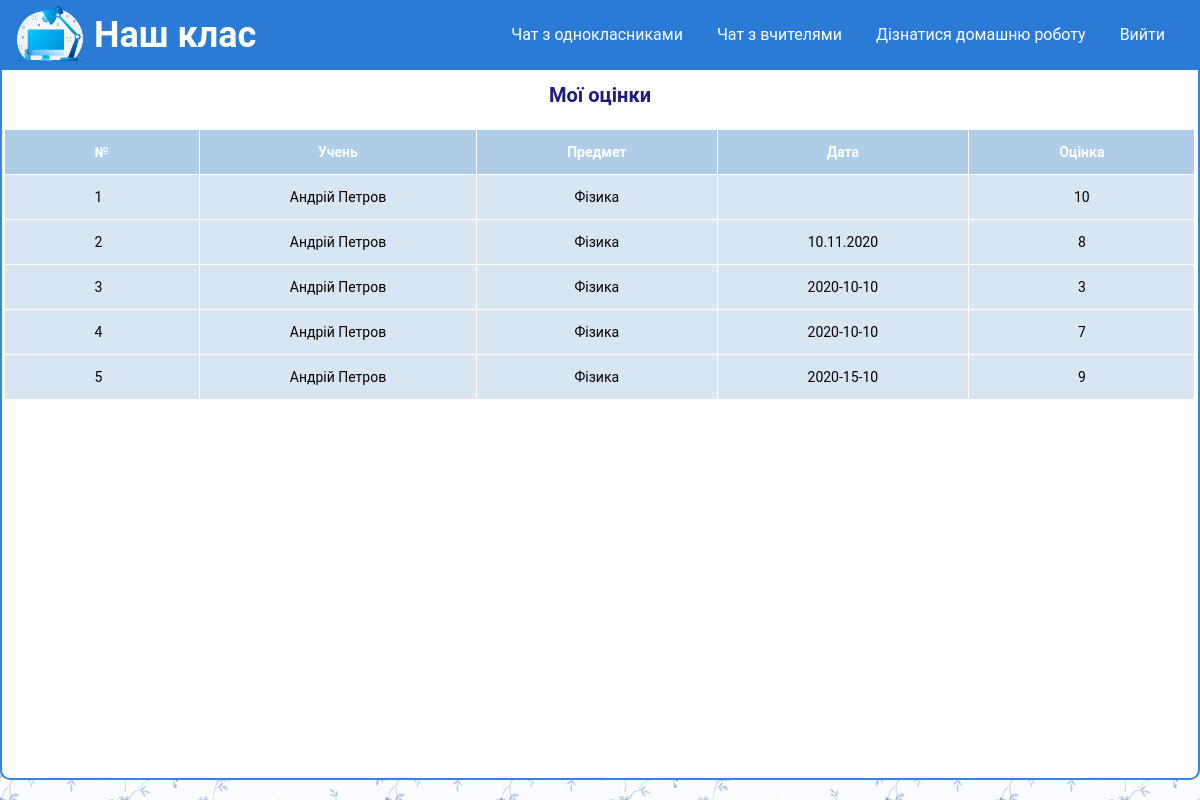
The page /pages/rating.php (signed in) on the database its author committed.
### tables this page shows
CREATE TABLE `rating` (
  `id` int(20) NOT NULL,
  `student_id` int(10) NOT NULL,
  `date` varchar(250) NOT NULL,
  `rating` int(10) NOT NULL,
  `subject` int(10) NOT NULL
);

CREATE TABLE `contacts` (
  `id` int(11) NOT NULL,
  `name` varchar(255) NOT NULL,
  `user_status` int(20) NOT NULL,
  `image` varchar(255) NOT NULL,
  `phone` varchar(255) NOT NULL,
  `about` text NOT NULL,
  `login` varchar(255) NOT NULL,
  `password` varchar(255) NOT NULL,
  `last_message` text NOT NULL,
  `time` time NOT NULL DEFAULT current_timestamp(),
  `subject` varchar(100) NOT NULL
);

### pages/rating.php (the view, shortened to what this page needs)
<!DOCTYPE html>
<html lang="en">
<head>
	<link rel="stylesheet" type="text/css" href="/style/style.css">
	<link rel="stylesheet" type="text/css" href="/style/chat.css">
</head>
<body>
	<?php
		include $_SERVER['DOCUMENT_ROOT'] . "/pice-of-site/header.php";
		include $_SERVER['DOCUMENT_ROOT'] . "/configs/db.php";
	?>
	<main>
		<div id="content" class="flex">
			<p class="admin-title">Мої оцінки</p>
			<table>
				<tr>
					<th>№</th>
					<th>Учень</th>
					<th>Предмет</th>
					<th>Дата</th>
					<th>Оцінка</th>
				</tr>
			<?php
				$sqlRating = "SELECT * FROM rating WHERE student_id=" . $_COOKIE["student"];
				$resultRating = mysqli_query($connect, $sqlRating);
				$col_rating = mysqli_num_rows($resultRating);
            $i = 0;
				while($i < $col_rating) {
					$rating = mysqli_fetch_assoc($resultRating);
					$sqlStudent = "SELECT * FROM contacts WHERE id=" . $rating["student_id"];
					$resultStudentResult = mysqli_query($connect, $sqlStudent);
					$student = mysqli_fetch_assoc($resultStudentResult);
					$sqlTeacher = "SELECT * FROM contacts WHERE id=" . $rating["subject"];
					$resultTeacher = mysqli_query($connect, $sqlTeacher);
					$teacher = mysqli_fetch_assoc($resultTeacher);
			?>
				<tr>
					<td><?php echo $i+1; ?></td>
					<td><?php echo $student["name"]; ?></td>
					<td><?php echo $teacher["subject"]; ?></td>
					<td><?php echo $rating["date"]; ?></td>
					<td><?php echo $rating["rating"]; ?></td>
				</tr>
				<?php
					$i = $i + 1;
				}
				?>
			</table>
		</div>
	</main>
</body>
</html>

### style/style.css (style rules this page uses)
* { padding: 0; margin: 0; border: 0; }
*, *:before, *:after { -moz-box-sizing: border-box; -webkit-box-sizing: border-box; box-sizing: border-box; }
html, body { height: 100%; width: 100%; font-size: 100%; line-height: 1; font-size: 14px; -ms-text-size-adjust: 100%; -moz-text-size-adjust: 100%; -webkit-text-size-adjust: 100%; }
body, input, input::placeholder, select, option { font-family: "Roboto", sans-serif; }
.admin, .flex { flex-direction: column; }
.admin-title { text-align: center; color: #231b80; font-size: 20px; font-weight: bold; margin: 15px 0px 25px 0px; }

### style/chat.css (style rules this page uses)
body { background: url(../images/bg.jpg); }
main { height: calc(100vh - 90px); }
#content { max-width: 1250px; margin: 0 auto; height: 100%; background: #fff; border: 2px solid #3186e8; border-top: none; border-bottom-left-radius: 10px; border-bottom-right-radius: 10px; display: flex; }
table { margin: 0px auto; font-size: 14px; border-collapse: collapse; text-align: center; }
th { background: #afcde7; color: white; }
th, td { padding: 15px 90px; border-style: solid; border-width: 0 1px 1px 0; border-color: white; }
td { background: #d8e6f3; }
th:first-child, td:first-child { text-align: left; }

### rows shown on the page
rating: contacts.name "Андрій Петров", contacts.subject "Фізика", rating "10"
rating: contacts.name "Андрій Петров", contacts.subject "Фізика", date "10.11.2020", rating "8"
rating: contacts.name "Андрій Петров", contacts.subject "Фізика", date "2020-10-10", rating "3"
rating: contacts.name "Андрій Петров", contacts.subject "Фізика", date "2020-10-10", rating "7"
rating: contacts.name "Андрій Петров", contacts.subject "Фізика", date "2020-15-10", rating "9"
